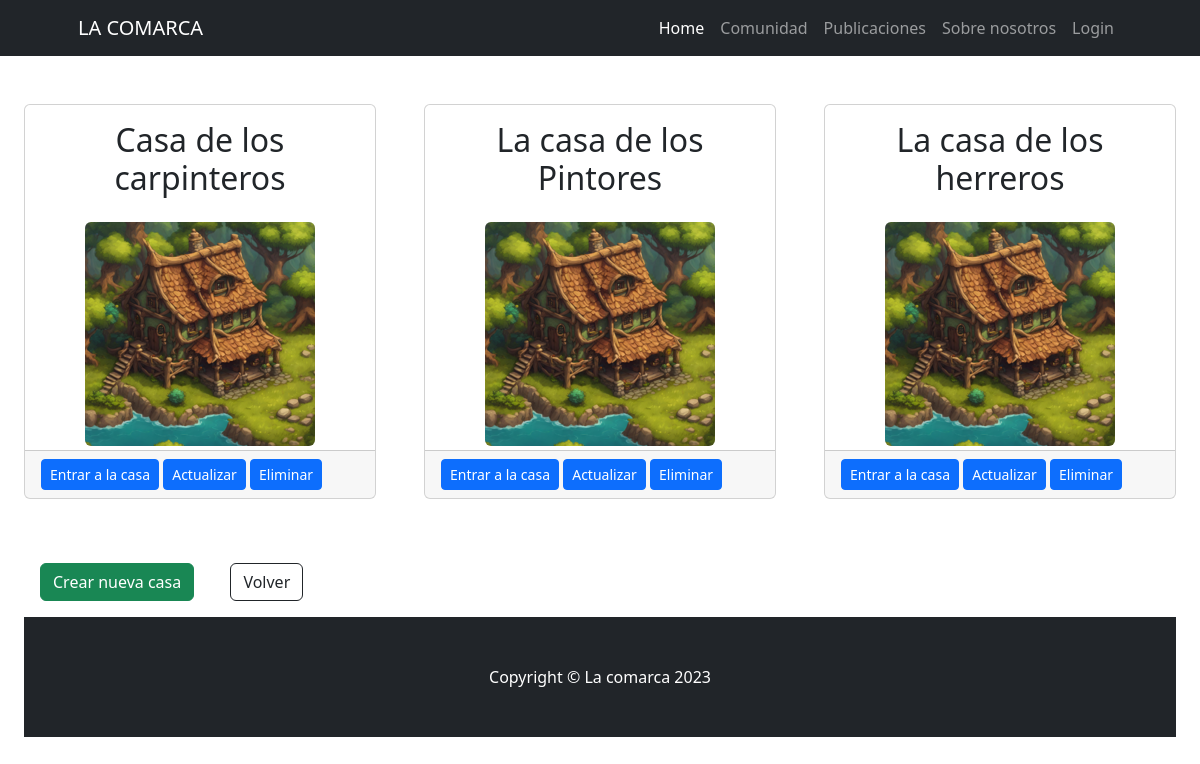
Page /comunidad/casascomunidad/list/ on the earlier database version.
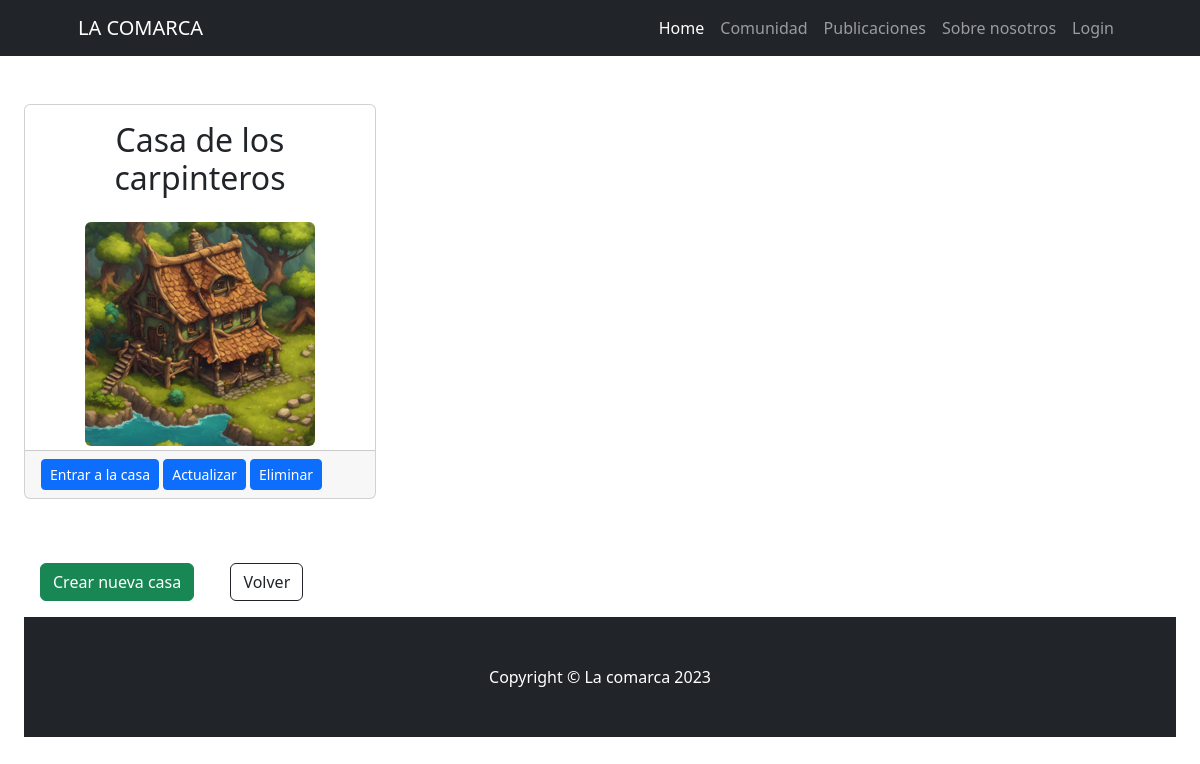
Same page on the later database version.
### comunidad/models.py (models this page shows, shortened)
class CasasComunidad(models.Model):
    nombre_casa = models.CharField(max_length=50)
    descripcion = models.CharField(max_length=500)
    class Meta:
        verbose_name = "Casa"
        verbose_name_plural = "Casas"

### comunidad/views.py (the view)
# urls.py: path("casascomunidad/list/", views.CasasComunidadList.as_view(), name="casascomunidad_list"),
class CasasComunidadList(ListView):
    model = models.CasasComunidad

### comunidad/templates/comunidad/casascomunidad_list.html
{% extends 'home/base.html' %}
{% load static %}
{% block content %}
<div class="row gx-4 gx-lg-5 align-items-center my-5">
<div class="container px-4 px-lg-5">
<div class="row gx-4 gx-lg-5">
        {% for casa in object_list %}
        <div class="col-md-4 mb-5">
            <div class="card h-100">
                <div class="card-body">
                    <h2 class="card-title text-center ">{{ casa.nombre_casa }}</h2>
                </div>
                <div class="col-12 mb-1 text-center">
                    <img class="img-fluid rounded" src="{% static 'home/images/casa_comarca.png' %}" alt="..." style="max-height: 100%; width: auto;" />
                </div>
                <div class="card-footer"><a class="btn btn-primary btn-sm" href="{% url 'comunidad:casascomunidad_detail' casa.id %}">Entrar a la casa</a>
                    <a class="btn btn-primary btn-sm" href="{% url 'comunidad:casascomunidad_update' casa.id %}">Actualizar</a>
                    <a class="btn btn-primary btn-sm" href="{% url 'comunidad:casascomunidad_delete' casa.id %}">Eliminar</a>
                </div>
            </div>
        </div>
        {% endfor %}
    </div>
    <a class="btn btn-success m-3" href="{% url 'comunidad:casascomunidad_create' %}">Crear nueva casa</a>
    <a class="btn btn-outline-dark m-3 m-3" href="{% url 'comunidad:index' %}">Volver</a>
</body>
{% endblock content %}

Differences in the rows shown:
removed CasasComunidad: nombre_casa "La casa de los Pintores"
removed CasasComunidad: nombre_casa "La casa de los herreros"
